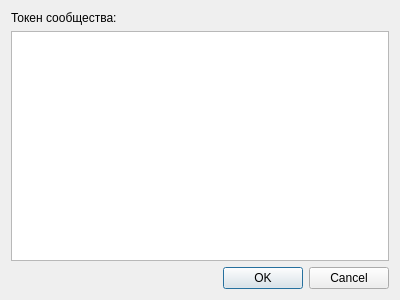
<?xml version="1.0" encoding="UTF-8"?>
<ui version="4.0">
 <class>DialogToken</class>
 <widget class="QDialog" name="DialogToken">
  <property name="geometry">
   <rect>
    <x>0</x>
    <y>0</y>
    <width>400</width>
    <height>300</height>
   </rect>
  </property>
  <property name="windowTitle">
   <string>Токен сообщества</string>
  </property>
  <layout class="QGridLayout" name="gridLayout">
   <item row="2" column="0">
    <widget class="QDialogButtonBox" name="buttonBox">
     <property name="orientation">
      <enum>Qt::Horizontal</enum>
     </property>
     <property name="standardButtons">
      <set>QDialogButtonBox::Cancel|QDialogButtonBox::Ok</set>
     </property>
    </widget>
   </item>
   <item row="1" column="0">
    <widget class="QPlainTextEdit" name="pteToken"/>
   </item>
   <item row="0" column="0">
    <widget class="QLabel" name="label">
     <property name="text">
      <string>Токен сообщества:</string>
     </property>
    </widget>
   </item>
  </layout>
 </widget>
 <resources/>
 <connections>
  <connection>
   <sender>buttonBox</sender>
   <signal>accepted()</signal>
   <receiver>DialogToken</receiver>
   <slot>accept()</slot>
   <hints>
    <hint type="sourcelabel">
     <x>248</x>
     <y>254</y>
    </hint>
    <hint type="destinationlabel">
     <x>157</x>
     <y>274</y>
    </hint>
   </hints>
  </connection>
  <connection>
   <sender>buttonBox</sender>
   <signal>rejected()</signal>
   <receiver>DialogToken</receiver>
   <slot>reject()</slot>
   <hints>
    <hint type="sourcelabel">
     <x>316</x>
     <y>260</y>
    </hint>
    <hint type="destinationlabel">
     <x>286</x>
     <y>274</y>
    </hint>
   </hints>
  </connection>
 </connections>
</ui>
